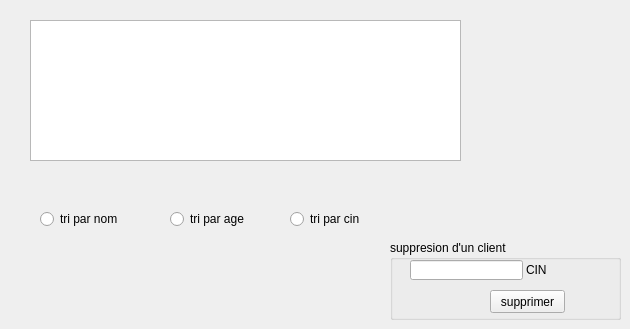
     <widget class="QWidget" name="tab_4">
      <attribute name="title">
       <string>affichage</string>
      </attribute>
      <widget class="QTableView" name="tab_client_2">
       <property name="geometry">
        <rect>
         <x>30</x>
         <y>20</y>
         <width>431</width>
         <height>141</height>
        </rect>
       </property>
      </widget>
      <widget class="QGroupBox" name="groupBox_4">
       <property name="geometry">
        <rect>
         <x>390</x>
         <y>240</y>
         <width>231</width>
         <height>80</height>
        </rect>
       </property>
       <property name="title">
        <string>suppresion d'un client</string>
       </property>
       <widget class="QLineEdit" name="le_CINsupp_2">
        <property name="geometry">
         <rect>
          <x>20</x>
          <y>20</y>
          <width>113</width>
          <height>20</height>
         </rect>
        </property>
       </widget>
       <widget class="QLabel" name="label_18">
        <property name="geometry">
         <rect>
          <x>136</x>
          <y>20</y>
          <width>91</width>
          <height>20</height>
         </rect>
        </property>
        <property name="text">
         <string>CIN</string>
        </property>
       </widget>
       <widget class="QPushButton" name="pb_supprimer_2">
        <property name="geometry">
         <rect>
          <x>100</x>
          <y>50</y>
          <width>75</width>
          <height>23</height>
         </rect>
        </property>
        <property name="text">
         <string>supprimer</string>
        </property>
       </widget>
      </widget>
      <widget class="QRadioButton" name="tri_nom_2">
       <property name="geometry">
        <rect>
         <x>40</x>
         <y>210</y>
         <width>83</width>
         <height>18</height>
        </rect>
       </property>
       <property name="text">
        <string>tri par nom</string>
       </property>
      </widget>
      <widget class="QRadioButton" name="tri_age_2">
       <property name="geometry">
        <rect>
         <x>170</x>
         <y>210</y>
         <width>83</width>
         <height>18</height>
        </rect>
       </property>
       <property name="text">
        <string>tri par age</string>
       </property>
      </widget>
      <widget class="QRadioButton" name="tri_cin_2">
       <property name="geometry">
        <rect>
         <x>290</x>
         <y>210</y>
         <width>83</width>
         <height>18</height>
        </rect>
       </property>
       <property name="text">
        <string>tri par cin</string>
       </property>
      </widget>
     </widget>
